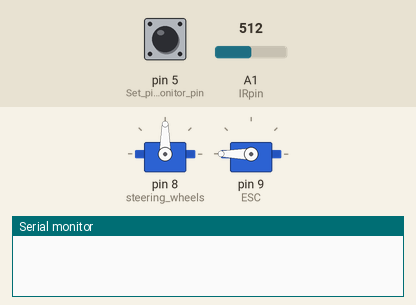
Bench run of a sketch on a simulated Arduino Uno, built with avr-gcc and run on an emulated ATmega328P. Shown: 2 × servo, the last lines printed to the serial monitor. The inputs (shaded band) are chosen by the test bench; at power-on: A1 (IRpin) = 512, pin 5 (Set_pin_3_as_monitor_pin) LOW.

Above: at 0.1 s.
At 1.1 s:
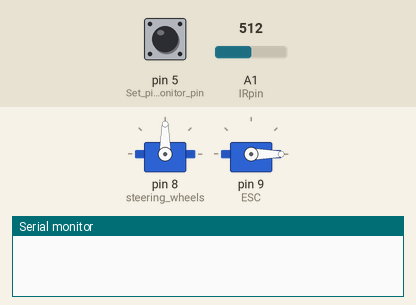
At 4.2 s:
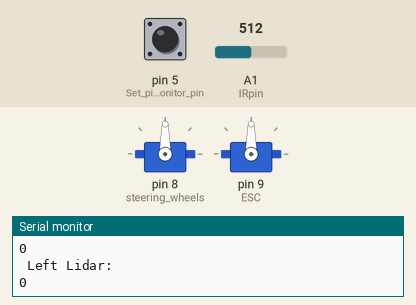
4.3 s: A1 (IRpin) set to 0
Timing chart, 0 to 7.3 s (numbered marks = the images above; inputs shaded):
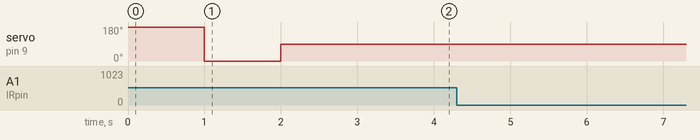

The sketch:

Lidar_IR_Test.ino
```cpp
#include <math.h>
#include <Wire.h>
#include <Servo.h>
#include <PID_v1.h>

// Servo for turning the car and servo for reference.
Servo steering_wheels;
Servo ESC;

int startupDelay = 1000;
//double maxSpeedOffset = 45; // maximum speed magnitude, in servo 'degrees'
//double maxWheelOffset = 85; // maximum wheel turn magnitude, in servo 'degrees'

int IRpin = 1;                                    // analog pin for reading the IR sensor
const float pi = 3.14159;

//LIDAR Variables
unsigned long LIDAR_Left, LIDAR_Right;
//Pulse Width
/*unsigned long pulse_width1, pulse_width2 ;

// PID requisites
double input_angle;
double output_angle;
double reference_angle;

double distanceIn1;
double distanceOut1;
double reference_distance1 = 90;  //Error of 45, Setpoint of 50cm

double distanceIn2;
double distanceOut2;
double reference_distance2 = 90;  //Error of 45, Setpoint of 50cm

double speed_in;
double speed_out;
double reference_speed;

// angle control
double aKp = 1;
double aKi = 0;
double aKd = 0;

//  distance control
double dKp = 1;
  double dKi = 0;
double dKd = 0;

// speed control
double sKp = 40;
double sKi = 0;
double sKd = 0;


double positional_error;*/


// We'll need 3 PID's. Angle from wall, distance from wall, and speed

/*PID angle_PID(&input_angle, &output_angle, &reference_angle, aKp, aKi, aKd, DIRECT);
PID control_PID1(&distanceIn1, &distanceOut1, &reference_distance1, dKp, dKi, dKd, DIRECT);
PID control_PID2(&distanceIn2, &distanceOut2, &reference_distance2, dKp, dKi, dKd, DIRECT);
PID speed_PID(&speed_in, &speed_out, &reference_speed, sKp, sKi, sKd, DIRECT);*/

void setup(){
  // Controls steering
  LIDAR_setup();
  steering_wheels.attach(8);

  // Controls speed
  ESC.attach(9);

  // Calibrate speed control
  calibrateESC();

 /* angle_PID.SetMode(AUTOMATIC);
  control_PID1.SetMode(AUTOMATIC);
  control_PID2.SetMode(AUTOMATIC);
  speed_PID.SetMode(AUTOMATIC);*/

}

void calibrateESC(){
    ESC.write(180); // full backwards
    delay(startupDelay);
    ESC.write(0); // full forwards
    delay(startupDelay);
    ESC.write(90); // neutral
    delay(startupDelay);
    ESC.write(90); // reset the ESC to neutral (non-moving) value
}

/* Convert degree value to radians */
double degToRad(double degrees){
  return (degrees * 71) / 4068;
}

/* Convert radian value to degrees */
double radToDeg(double radians){
  return (radians * 4068) / 71;
}


void LIDAR_setup(){
  Serial.begin(9600); // Start serial communications
  pinMode(2, OUTPUT); // Set pin 2 as trigger pin
  pinMode(3, INPUT); // Set pin 3 as monitor pin
  digitalWrite(2, LOW); // Set trigger LOW for continuous read

  pinMode(6, OUTPUT); // Set pin 2 as trigger pin
  pinMode(5, INPUT); // Set pin 3 as monitor pin
  digitalWrite(6, LOW); // Set trigger LOW for continuous read
}

/*void oscillate(){
  for (int i =0; i < 180; i++)
  {
    double rad = degToRad(i);
    //double speedOffset = sin(rad) * maxSpeedOffset;
    double wheelOffset = sin(rad) * maxWheelOffset;
    ESC.write(45);
    steering_wheels.write(90 + wheelOffset);
    delay(50);
    LIDAR_reading();
    control_PID1.Compute();
  }
}*/

void LIDAR()
{
  LIDAR_Left = pulseIn(5, HIGH)/10;
}

void loop()
{
  float volts = analogRead(IRpin)*0.00322265625;   // value from sensor * (5/1024) - if running 3.3.volts then change 5 to 3.3
  float distance = 65*pow(volts, -1.10);          // worked out from graph 65 = theretical distance / (1/Volts)S
  LIDAR();
  Serial.println("IR Reading:\n");
  Serial.println(distance);
  Serial.println("LIDAR Readings: \n");
  Serial.println("Right Lidar:\t");
  Serial.println(LIDAR_Right);
  Serial.println("\n Left Lidar: \t");
  Serial.println(LIDAR_Left);


  /*control_PID1.Compute();
  control_PID2.Compute();
  if(Output!=0)
  {
    Oscillate();
  }
  Serial.println(distance);
  if(distance > 35)
    oscillate();
  else{
     ESC.write(90);
    steering_wheels.write(90);
  }*/
  delay(2000); //Delay so we don't overload the serial port
}
```
